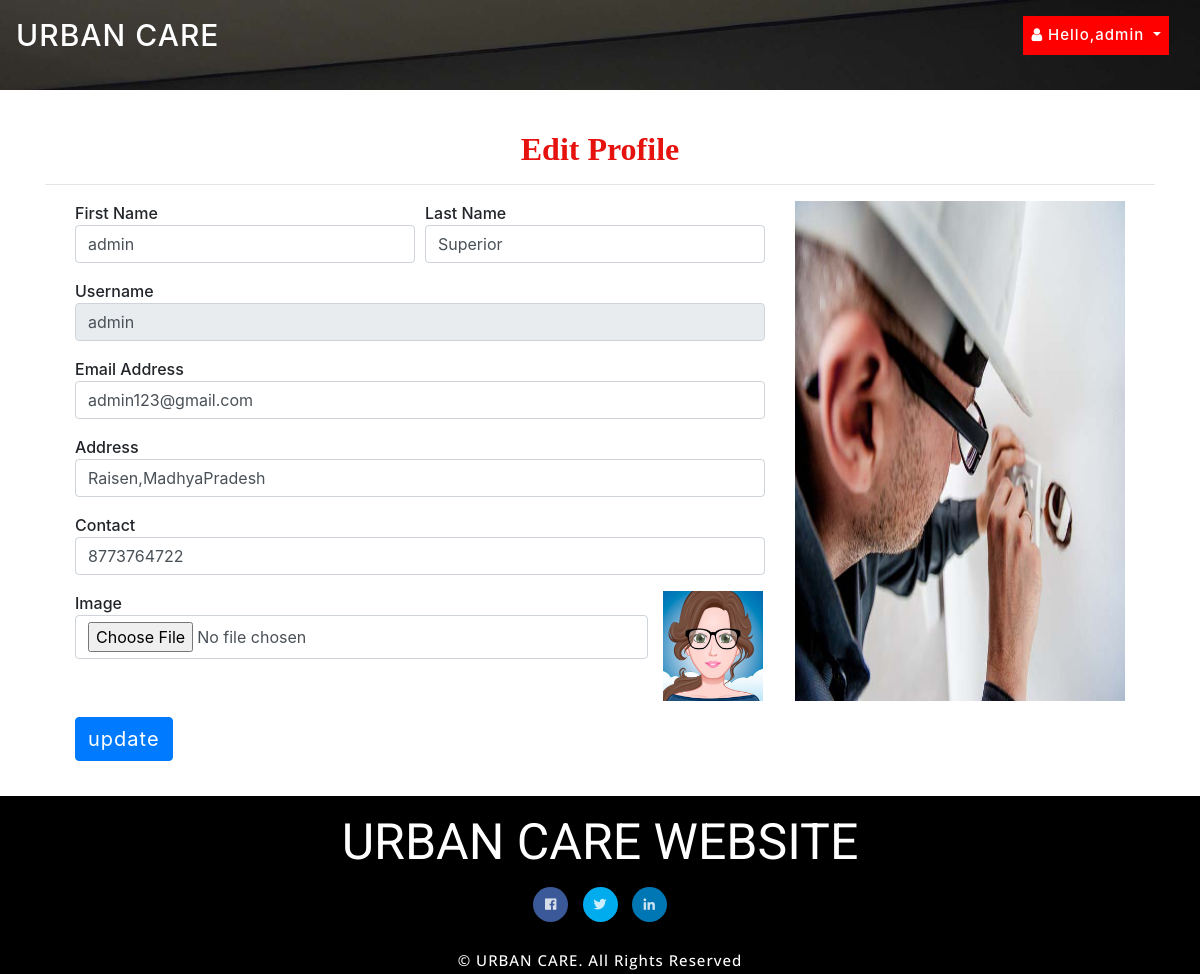
Screenshot of /edit_profile (signed in) with the database file from the repository.
### home_service/models.py (models this page shows, shortened)
class Customer(models.Model):
    user = models.ForeignKey(User, on_delete=models.CASCADE, null=True)
    contact = models.CharField(max_length=100, null=True)
    address = models.CharField(max_length=100, null=True)
    image = models.FileField(null=True)

### home_service/views.py (the view, shortened to what this page needs)
# urls.py: path('edit_profile',Edit_Profile,name="edit_profile"),
def Edit_Profile(request):
    user = User.objects.get(id=request.user.id)
    error = ""
    try:
        sign = Customer.objects.get(user=user)
        error = "pat"
    except:
        sign = Service_Man.objects.get(user=user)
    terror = False
    ser = Service_Category.objects.all()
    d = {'terror':terror,'error':error,'pro':sign,'ser':ser}
    return render(request, 'edit_profile.html',d)

### home_service/templates/edit_profile.html (shortened to what this page needs)
{% extends 'index.html' %}
{% load static %}
{% block body %}
	<div class="w3l_banner_info" style="height:10px">
		<div class="slider1">
			<div class="callbacks_container">
				<ul class="rslides" id="slider3">
					<li>
						<div class="slider1-img" style="height:90px">
							<div class="slider_banner_info">
							</div>
						</div>
					</li>
				</ul>
			</div>
		</div>
	</div>
</header>
<div class="container" style="margin-top:10%;">
    <h2 style="font-weight:bold;font-family : 'Monotype Corsiva' ; color : #E6120E ;margin-top:2%" align="center">Edit Profile</h2><hr>
<div class="container-fluid" style="">
    <div class="row">
        <div class="col-md-8">
            <form method="post" action="" enctype="multipart/form-data">
    <div class="form-row">
    <div class="form-group col-md-6">
      <label for="inputEmail4">First Name</label>
      <input type="text" class="form-control" value="{{pro.user.first_name}}" name="fname" id="inputEmail4">
    </div>
    <div class="form-group col-md-6">
      <label for="inputPassword4">Last Name</label>
      <input type="text" class="form-control" name="lname" value="{{pro.user.last_name}}" id="inputPassword4">
    </div>
  </div>
    <div class="form-row">
    <div class="form-group col-md-12">
      <label for="inputEmail4">Username</label>
      <input type="text" class="form-control" name="uname" value="{{pro.user.username}}" id="inputEmail4" readonly>
    </div>
        <div class="form-group col-md-12">
      <label for="inputEmail4">Email Address</label>
      <input type="text" class="form-control" name="email" value="{{pro.user.email}}" id="inputEmail4">
    </div>
  </div>
<div class="form-row">
    <div class="form-group col-md-12">
      <label for="inputEmail4">Address</label>
      <input type="text" class="form-control" name="address" value="{{pro.address}}" id="inputEmail4">
    </div>
  </div>
 <div class="form-row">
    <div class="form-group col-md-12">
    <label for="exampleInputPassword1">Contact</label>
    <input type="text" class="form-control" id="exampleInputPassword1" value="{{pro.contact}}" name="contact">
  </div>
        </div>
<div class="form-row">
    <div class="form-group col-md-10">
    <label for="exampleInputPassword1">Image</label>
    <input type="file" class="form-control" id="exampleInputPassword1" name="image">
  </div>
    <div class="form-group col-md-2">
   {% if pro.image %}<img src="{{pro.image.url}}" style="width:100px;height:110px">{% endif %}
  </div>
</div>
  <button type="submit" class="btn btn-primary" style="margin-bottom:5%">update</button>
</form>
        </div>
        <div class="col-md-4">
            <img src="{% static 'images/bb3.jpg' %}" style="width:100%;height:500px">
        </div>
    </div>
</div>
</div>
{% endblock %}

### home_service/templates/index.html (shortened to what this page needs)
<!DOCTYPE html>
{% load static %}
<html>
<head>
<link href="{% static 'css/bootstrap.min.css' %}" rel="stylesheet" type="text/css" media="all">
<link href="{% static 'css/fontawesome-all.min.css' %}" rel="stylesheet" type="text/css" media="all">
<link href="{% static 'css/easy-responsive-tabs.css' %}" rel='stylesheet' type='text/css'/>
<link rel="stylesheet" href="{% static 'css/flexslider.css' %}" type="text/css" media="all">
<link rel="stylesheet" type="text/css" href="{% static 'css/style_common.css' %}" />
<link rel="stylesheet" type="text/css" href="{% static 'css/style1.css' %}" />
<link href="{% static 'css/style.css' %}" rel="stylesheet" type="text/css" media="all"/>
<link rel="stylesheet" href="https://cdnjs.cloudflare.com/ajax/libs/font-awesome/4.7.0/css/font-awesome.min.css">
</head>
<body>
<header>
	<nav class="navbar navbar-expand-lg navbar-light">
  <a class="navbar-brand" href="{% url 'home' %}" style="font-size:30px">URBAN CARE</a>
  <div class="collapse navbar-collapse" id="navbarSupportedContent">
    <ul class="navbar-nav ml-auto">
      {% if request.user.is_staff %}
        <li class="nav-item dropdown">
        <a class="nav-link dropdown-toggle" href="#" id="navbarDropdown" style="background-color:red" role="button" data-toggle="dropdown" aria-haspopup="true" aria-expanded="false">
          <i class="fa fa-user"></i> Hello,{{request.user.username}}
        </a>
      </li>
        {% endif %}
    </ul>
  </div>
</nav>
    {% block body %}
    {% endblock %}
<section class="footer">
<div class="container">
<h3>URBAN CARE WEBSITE</h3>
     <div class="wrapper">
<ul class="social-icons icon-circle icon-zoom list-unstyled list-inline">
<li> <a href="https://www.facebook.com/share/cLDNwBXKiX29WopX/?mibextid=qi2Omg"><i class="fab fa-facebook-f"></i></a></li>
<li> <a href="https://x.com/care_urban70963?t=bIyMFHdnZiSfnRgbpYOCxQ&s=09"><i class="fab fa-twitter"></i></a></li>
<li> <a href="https://www.linkedin.com/in/urban-care-507094322?utm_source=share&utm_campaign=share_via&utm_content=profile&utm_medium=android_app"><i class="fab fa-linkedin-in"></i></a></li>
</ul>
</div>
<div class="copyright">
			<p>© URBAN CARE. All Rights Reserved </p>
		</div>
	</div>
</section>
</body>
</html>

### home_service/static/css/easy-responsive-tabs.css (style rules this page uses)
body { margin: 0px; padding: 0px; background: #f5f5f5; font-weight: 500; }
ul.resp-tabs-list, p { margin: 0px; padding: 0px; }

### home_service/static/css/style.css (style rules this page uses)
body { padding: 0; margin: 0; background-color:#fff; }
body a { transition: 0.5s all; -webkit-transition: 0.5s all; -moz-transition: 0.5s all; -o-transition: 0.5s all; -ms-transition: 0.5s all; text-decoration: none; }
h1, h2, h3, h4, h5, h6 { margin: 0; padding: 0; font-weight:normal; font-family: 'Roboto', sans-serif; }
p { margin: 0; letter-spacing:1px; line-height:1.8em; font-size:13px; font-family: 'Open Sans', sans-serif; }
.row { margin:0px; padding:0px; }
ul { margin: 0; padding: 0; }
label { margin: 0; }
a { color:#000; }
.navbar-collapse { padding: 0; }
.slider_banner_info { padding-top: 18em; text-align: center; width: 60%; margin: 0 auto; }
.slider1-img { background: url(../images/2.jpg) no-repeat 0px 0px; background-size: cover; -webkit-background-size: cover; -moz-background-size: cover; -o-background-size: cover; -ms-background-size: cover; height: 400px; }
#slider2, #slider3 { box-shadow: none; -moz-box-shadow: none; -webkit-box-shadow: none; margin: 0 auto; }
.callbacks { position: relative; list-style: none; overflow: hidden; width: 100%; padding: 0; margin: 0; }
.callbacks li { position: absolute; width: 100%; }
.rslides { position: relative; list-style: none; overflow: hidden; width: 100%; padding: 0; }
.rslides li { -webkit-backface-visibility: hidden; position: absolute; display: none; width: 100%; left: 0; top: 0; }
.rslides li { position: relative; display: block; float: left; }
nav.navbar.navbar-expand-lg.navbar-light { position: absolute; top: 0px; z-index: 9; width:100%; }
.w3l_banner_info { position: relative; }
.navbar-light .navbar-brand { color: #fff; font-size:50px; letter-spacing: 1px; }
.navbar-light .navbar-nav .nav-link { color: #fff; font-size: 15px; letter-spacing: 1px; margin:0 15px; }
.btn-primary { color: #fff; background-color: #007bff; border-color: #007bff; font-size: 20px; letter-spacing: 1px; }
.social-icons .fab { width: 35px; height: 35px; line-height: 35px; font-size:13px; text-align: center; color: #FFF; color: rgba(255, 255, 255, 0.8); -webkit-transition: all 0.3s ease-in-out; -moz-transition: all 0.3s ease-in-out; -ms-transition: all 0.3s ease-in-out; -o-transition: all 0.3s ease-in-out; transition: all 0.3s ease-in-out; }
.wrapper { margin: 15px 0; }
.social-icons.icon-circle .fab { border-radius: 50%; }
i.fab.fa-linkedin-in { background-color: #0077B5; }
i.fab.fa-twitter { background-color: #00aced; }
i.fab.fa-facebook-f { background-color: #3b5998; }
.list-inline li { display: inline-block; padding-right: 5px; padding-left: 5px; margin-bottom: 10px; }
section.footer { text-align: center; background-color: #000; padding: 1em 0 0; }
section.footer h3 { font-size: 50px; color: #fff; }
.copyright p { color:#fff; font-size: 15px; }

### rows the page displays
Customer: fname "admin", lname "Superior", uname "admin", email "admin123@gmail.com", address "Raisen,MadhyaPradesh", contact "8773764722", image (picture)

### other values shown
{{ request.user.username }} "admin"
